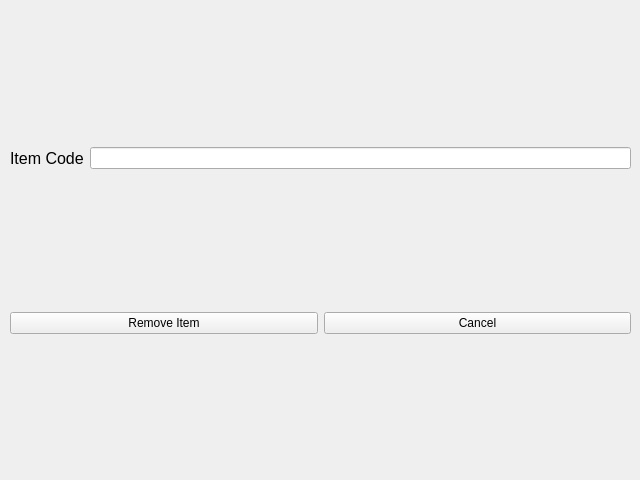
<?xml version="1.0" encoding="UTF-8"?>
<ui version="4.0">
 <class>RemoveItemFromInventory</class>
 <widget class="QWidget" name="RemoveItemFromInventory">
  <property name="geometry">
   <rect>
    <x>0</x>
    <y>0</y>
    <width>640</width>
    <height>480</height>
   </rect>
  </property>
  <property name="windowTitle">
   <string>Form</string>
  </property>
  <widget class="QWidget" name="">
   <property name="geometry">
    <rect>
     <x>10</x>
     <y>10</y>
     <width>621</width>
     <height>461</height>
    </rect>
   </property>
   <layout class="QVBoxLayout" name="TopLayout">
    <item>
     <layout class="QHBoxLayout" name="EntryLayout">
      <item>
       <widget class="QLabel" name="ItemCodeLabel">
        <property name="font">
         <font>
          <pointsize>12</pointsize>
         </font>
        </property>
        <property name="text">
         <string>Item Code</string>
        </property>
       </widget>
      </item>
      <item>
       <widget class="QLineEdit" name="ItemCodeEntry"/>
      </item>
     </layout>
    </item>
    <item>
     <layout class="QHBoxLayout" name="ButtonLayout">
      <item>
       <widget class="QPushButton" name="RemoveItem">
        <property name="text">
         <string>Remove Item</string>
        </property>
       </widget>
      </item>
      <item>
       <widget class="QPushButton" name="Cancel">
        <property name="text">
         <string>Cancel</string>
        </property>
       </widget>
      </item>
     </layout>
    </item>
   </layout>
  </widget>
 </widget>
 <resources/>
 <connections/>
</ui>
